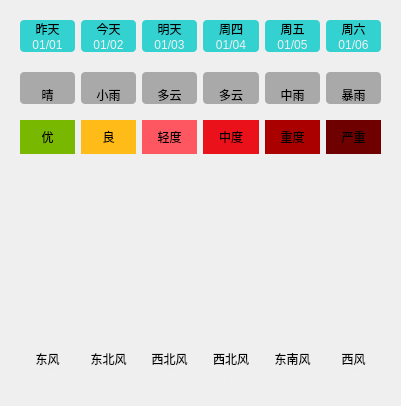
    <widget class="QWidget" name="widget_11" native="true">
     <property name="geometry">
      <rect>
       <x>379</x>
       <y>50</y>
       <width>401</width>
       <height>361</height>
      </rect>
     </property>
     <layout class="QVBoxLayout" name="verticalLayout_4">
      <item>
       <widget class="QWidget" name="widget_5" native="true">
        <property name="styleSheet">
         <string notr="true">QLabel {
	background-color: rgba(0, 200, 200, 200);
	border-radius: 4px;
}</string>
        </property>
        <layout class="QGridLayout" name="gridLayout_2">
         <property name="horizontalSpacing">
          <number>6</number>
         </property>
         <property name="verticalSpacing">
          <number>0</number>
         </property>
         <item row="0" column="0">
          <widget class="QLabel" name="lblWeek0">
           <property name="styleSheet">
            <string notr="true">border-bottom-left-radius: 0px;
border-bottom-right-radius: 0px;</string>
           </property>
           <property name="text">
            <string>昨天</string>
           </property>
           <property name="alignment">
            <set>Qt::AlignCenter</set>
           </property>
          </widget>
         </item>
         <item row="0" column="1">
          <widget class="QLabel" name="lblWeek1">
           <property name="styleSheet">
            <string notr="true">border-bottom-left-radius: 0px;
border-bottom-right-radius: 0px;</string>
           </property>
           <property name="text">
            <string>今天</string>
           </property>
           <property name="alignment">
            <set>Qt::AlignCenter</set>
           </property>
          </widget>
         </item>
         <item row="0" column="2">
          <widget class="QLabel" name="lblWeek2">
           <property name="styleSheet">
            <string notr="true">border-bottom-left-radius: 0px;
border-bottom-right-radius: 0px;</string>
           </property>
           <property name="text">
            <string>明天</string>
           </property>
           <property name="alignment">
            <set>Qt::AlignCenter</set>
           </property>
          </widget>
         </item>
         <item row="0" column="3">
          <widget class="QLabel" name="lblWeek3">
           <property name="styleSheet">
            <string notr="true">border-bottom-left-radius: 0px;
border-bottom-right-radius: 0px;</string>
           </property>
           <property name="text">
            <string>周四</string>
           </property>
           <property name="alignment">
            <set>Qt::AlignCenter</set>
           </property>
          </widget>
         </item>
         <item row="0" column="4">
          <widget class="QLabel" name="lblWeek4">
           <property name="styleSheet">
            <string notr="true">border-bottom-left-radius: 0px;
border-bottom-right-radius: 0px;</string>
           </property>
           <property name="text">
            <string>周五</string>
           </property>
           <property name="alignment">
            <set>Qt::AlignCenter</set>
           </property>
          </widget>
         </item>
         <item row="0" column="5">
          <widget class="QLabel" name="lblWeek5">
           <property name="styleSheet">
            <string notr="true">border-bottom-left-radius: 0px;
border-bottom-right-radius: 0px;</string>
           </property>
           <property name="text">
            <string>周六</string>
           </property>
           <property name="alignment">
            <set>Qt::AlignCenter</set>
           </property>
          </widget>
         </item>
         <item row="1" column="0">
          <widget class="QLabel" name="lblDate0">
           <property name="styleSheet">
            <string notr="true">border-top-left-radius: 0px;
border-top-right-radius: 0px;
color: rgb(240, 240, 240);</string>
           </property>
           <property name="text">
            <string>01/01</string>
           </property>
           <property name="alignment">
            <set>Qt::AlignCenter</set>
           </property>
          </widget>
         </item>
         <item row="1" column="1">
          <widget class="QLabel" name="lblDate1">
           <property name="styleSheet">
            <string notr="true">border-top-left-radius: 0px;
border-top-right-radius: 0px;
color: rgb(240, 240, 240);</string>
           </property>
           <property name="text">
            <string>01/02</string>
           </property>
           <property name="alignment">
            <set>Qt::AlignCenter</set>
           </property>
          </widget>
         </item>
         <item row="1" column="2">
          <widget class="QLabel" name="lblDate2">
           <property name="styleSheet">
            <string notr="true">border-top-left-radius: 0px;
border-top-right-radius: 0px;
color: rgb(240, 240, 240);</string>
           </property>
           <property name="text">
            <string>01/03</string>
           </property>
           <property name="alignment">
            <set>Qt::AlignCenter</set>
           </property>
          </widget>
         </item>
         <item row="1" column="3">
          <widget class="QLabel" name="lblDate3">
           <property name="styleSheet">
            <string notr="true">border-top-left-radius: 0px;
border-top-right-radius: 0px;
color: rgb(240, 240, 240);</string>
           </property>
           <property name="text">
            <string>01/04</string>
           </property>
           <property name="alignment">
            <set>Qt::AlignCenter</set>
           </property>
          </widget>
         </item>
         <item row="1" column="4">
          <widget class="QLabel" name="lblDate4">
           <property name="styleSheet">
            <string notr="true">border-top-left-radius: 0px;
border-top-right-radius: 0px;
color: rgb(240, 240, 240);</string>
           </property>
           <property name="text">
            <string>01/05</string>
           </property>
           <property name="alignment">
            <set>Qt::AlignCenter</set>
           </property>
          </widget>
         </item>
         <item row="1" column="5">
          <widget class="QLabel" name="lblDate5">
           <property name="styleSheet">
            <string notr="true">border-top-left-radius: 0px;
border-top-right-radius: 0px;
color: rgb(240, 240, 240);</string>
           </property>
           <property name="text">
            <string>01/06</string>
           </property>
           <property name="alignment">
            <set>Qt::AlignCenter</set>
           </property>
          </widget>
         </item>
        </layout>
       </widget>
      </item>
      <item>
       <widget class="QWidget" name="widget_6" native="true">
        <property name="styleSheet">
         <string notr="true">QLabel {
	background-color: rgba(60, 60, 60, 100);
	border-radius: 4px;
}</string>
        </property>
        <layout class="QGridLayout" name="gridLayout_3">
         <property name="topMargin">
          <number>5</number>
         </property>
         <property name="bottomMargin">
          <number>5</number>
         </property>
         <property name="verticalSpacing">
          <number>0</number>
         </property>
         <item row="0" column="3">
          <widget class="QLabel" name="lblTypeIcon3">
           <property name="styleSheet">
            <string notr="true">border-bottom-left-radius: 0px;
border-bottom-right-radius: 0px;</string>
           </property>
           <property name="text">
            <string/>
           </property>
           <property name="pixmap">
            <pixmap resource="C:/Users/zmh55/Downloads/12-完成界面布局/main.qrc">:/res/type/DuoYun.png</pixmap>
           </property>
           <property name="alignment">
            <set>Qt::AlignCenter</set>
           </property>
          </widget>
         </item>
         <item row="0" column="0">
          <widget class="QLabel" name="lblTypeIcon0">
           <property name="minimumSize">
            <size>
             <width>0</width>
             <height>0</height>
            </size>
           </property>
           <property name="maximumSize">
            <size>
             <width>1000</width>
             <height>1000</height>
            </size>
           </property>
           <property name="styleSheet">
            <string notr="true">border-bottom-left-radius: 0px;
border-bottom-right-radius: 0px;</string>
           </property>
           <property name="text">
            <string/>
           </property>
           <property name="pixmap">
            <pixmap resource="C:/Users/zmh55/Downloads/12-完成界面布局/main.qrc">:/res/type/Qing.png</pixmap>
           </property>
           <property name="alignment">
            <set>Qt::AlignCenter</set>
           </property>
          </widget>
         </item>
         <item row="0" column="2">
          <widget class="QLabel" name="lblTypeIcon2">
           <property name="styleSheet">
            <string notr="true">border-bottom-left-radius: 0px;
border-bottom-right-radius: 0px;</string>
           </property>
           <property name="text">
            <string/>
           </property>
           <property name="pixmap">
            <pixmap resource="C:/Users/zmh55/Downloads/12-完成界面布局/main.qrc">:/res/type/DuoYun.png</pixmap>
           </property>
           <property name="alignment">
            <set>Qt::AlignCenter</set>
           </property>
          </widget>
         </item>
         <item row="1" column="0">
          <widget class="QLabel" name="lblType0">
           <property name="styleSheet">
            <string notr="true">border-top-left-radius: 0px;
border-top-right-radius: 0px;</string>
           </property>
           <property name="text">
            <string>晴</string>
           </property>
           <property name="alignment">
            <set>Qt::AlignCenter</set>
           </property>
          </widget>
         </item>
         <item row="1" column="3">
          <widget class="QLabel" name="lblType3">
           <property name="styleSheet">
            <string notr="true">border-top-left-radius: 0px;
border-top-right-radius: 0px;</string>
           </property>
           <property name="text">
            <string>多云</string>
           </property>
           <property name="alignment">
            <set>Qt::AlignCenter</set>
           </property>
          </widget>
         </item>
         <item row="0" column="5">
          <widget class="QLabel" name="lblTypeIcon5">
           <property name="styleSheet">
            <string notr="true">border-bottom-left-radius: 0px;
border-bottom-right-radius: 0px;</string>
           </property>
           <property name="text">
            <string/>
           </property>
           <property name="pixmap">
            <pixmap resource="C:/Users/zmh55/Downloads/12-完成界面布局/main.qrc">:/res/type/BaoYu.png</pixmap>
           </property>
           <property name="alignment">
            <set>Qt::AlignCenter</set>
           </property>
          </widget>
         </item>
         <item row="1" column="5">
          <widget class="QLabel" name="lblType5">
           <property name="styleSheet">
            <string notr="true">border-top-left-radius: 0px;
border-top-right-radius: 0px;</string>
           </property>
           <property name="text">
            <string>暴雨</string>
           </property>
           <property name="alignment">
            <set>Qt::AlignCenter</set>
           </property>
          </widget>
         </item>
         <item row="1" column="4">
          <widget class="QLabel" name="lblType4">
           <property name="styleSheet">
            <string notr="true">border-top-left-radius: 0px;
border-top-right-radius: 0px;</string>
           </property>
           <property name="text">
            <string>中雨</string>
           </property>
           <property name="alignment">
            <set>Qt::AlignCenter</set>
           </property>
          </widget>
         </item>
         <item row="0" column="1">
          <widget class="QLabel" name="lblTypeIcon1">
           <property name="styleSheet">
            <string notr="true">border-bottom-left-radius: 0px;
border-bottom-right-radius: 0px;</string>
           </property>
           <property name="text">
            <string/>
           </property>
           <property name="pixmap">
            <pixmap resource="C:/Users/zmh55/Downloads/12-完成界面布局/main.qrc">:/res/type/XiaoYu.png</pixmap>
           </property>
           <property name="alignment">
            <set>Qt::AlignCenter</set>
           </property>
          </widget>
         </item>
         <item row="1" column="2">
          <widget class="QLabel" name="lblType2">
           <property name="styleSheet">
            <string notr="true">border-top-left-radius: 0px;
border-top-right-radius: 0px;</string>
           </property>
           <property name="text">
            <string>多云</string>
           </property>
           <property name="alignment">
            <set>Qt::AlignCenter</set>
           </property>
          </widget>
         </item>
         <item row="0" column="4">
          <widget class="QLabel" name="lblTypeIcon4">
           <property name="styleSheet">
            <string notr="true">border-bottom-left-radius: 0px;
border-bottom-right-radius: 0px;</string>
           </property>
           <property name="text">
            <string/>
           </property>
           <property name="pixmap">
            <pixmap resource="C:/Users/zmh55/Downloads/12-完成界面布局/main.qrc">:/res/type/ZhongYu.png</pixmap>
           </property>
           <property name="alignment">
            <set>Qt::AlignCenter</set>
           </property>
          </widget>
         </item>
         <item row="1" column="1">
          <widget class="QLabel" name="lblType1">
           <property name="styleSheet">
            <string notr="true">border-top-left-radius: 0px;
border-top-right-radius: 0px;</string>
           </property>
           <property name="text">
            <string>小雨</string>
           </property>
           <property name="alignment">
            <set>Qt::AlignCenter</set>
           </property>
          </widget>
         </item>
        </layout>
       </widget>
      </item>
      <item>
       <widget class="QWidget" name="widget_9" native="true">
        <layout class="QHBoxLayout" name="horizontalLayout_11">
         <property name="topMargin">
          <number>5</number>
         </property>
         <property name="bottomMargin">
          <number>5</number>
         </property>
         <item>
          <widget class="QLabel" name="lblQuality0">
           <property name="styleSheet">
            <string notr="true">background-color: rgb(121, 184, 0);
padding:8px;</string>
           </property>
           <property name="text">
            <string>优</string>
           </property>
           <property name="alignment">
            <set>Qt::AlignCenter</set>
           </property>
          </widget>
         </item>
         <item>
          <widget class="QLabel" name="lblQuality1">
           <property name="styleSheet">
            <string notr="true">background-color: rgb(255, 187, 23);</string>
           </property>
           <property name="text">
            <string>良</string>
           </property>
           <property name="alignment">
            <set>Qt::AlignCenter</set>
           </property>
          </widget>
         </item>
         <item>
          <widget class="QLabel" name="lblQuality2">
           <property name="styleSheet">
            <string notr="true">background-color: rgb(255, 87, 97);</string>
           </property>
           <property name="text">
            <string>轻度</string>
           </property>
           <property name="alignment">
            <set>Qt::AlignCenter</set>
           </property>
          </widget>
         </item>
         <item>
          <widget class="QLabel" name="lblQuality3">
           <property name="styleSheet">
            <string notr="true">background-color: rgb(235, 17, 27);</string>
           </property>
           <property name="text">
            <string>中度</string>
           </property>
           <property name="alignment">
            <set>Qt::AlignCenter</set>
           </property>
          </widget>
         </item>
         <item>
          <widget class="QLabel" name="lblQuality4">
           <property name="styleSheet">
            <string notr="true">background-color: rgb(170, 0, 0);</string>
           </property>
           <property name="text">
            <string>重度</string>
           </property>
           <property name="alignment">
            <set>Qt::AlignCenter</set>
           </property>
          </widget>
         </item>
         <item>
          <widget class="QLabel" name="lblQuality5">
           <property name="styleSheet">
            <string notr="true">background-color: rgb(110, 0, 0);</string>
           </property>
           <property name="text">
            <string>严重</string>
           </property>
           <property name="alignment">
            <set>Qt::AlignCenter</set>
           </property>
          </widget>
         </item>
        </layout>
       </widget>
      </item>
      <item>
       <widget class="QWidget" name="widget_7" native="true">
        <layout class="QVBoxLayout" name="verticalLayout_9">
         <property name="spacing">
          <number>0</number>
         </property>
         <property name="topMargin">
          <number>5</number>
         </property>
         <property name="bottomMargin">
          <number>5</number>
         </property>
         <item>
          <widget class="QLabel" name="lblHighCurve">
           <property name="minimumSize">
            <size>
             <width>0</width>
             <height>80</height>
            </size>
           </property>
           <property name="maximumSize">
            <size>
             <width>10000</width>
             <height>10000</height>
            </size>
           </property>
           <property name="styleSheet">
            <string notr="true">border-bottom-left-radius: 0px;
border-bottom-right-radius: 0px;</string>
           </property>
           <property name="text">
            <string/>
           </property>
           <property name="alignment">
            <set>Qt::AlignCenter</set>
           </property>
          </widget>
         </item>
         <item>
          <widget class="QLabel" name="lblLowCurve">
           <property name="minimumSize">
            <size>
             <width>0</width>
             <height>80</height>
            </size>
           </property>
           <property name="maximumSize">
            <size>
             <width>10000</width>
             <height>10000</height>
            </size>
           </property>
           <property name="styleSheet">
            <string notr="true">border-top-left-radius: 0px;
border-top-right-radius: 0px;</string>
           </property>
           <property name="text">
            <string/>
           </property>
           <property name="alignment">
            <set>Qt::AlignCenter</set>
           </property>
          </widget>
         </item>
        </layout>
       </widget>
      </item>
      <item>
       <widget class="QWidget" name="widget_8" native="true">
        <layout class="QGridLayout" name="gridLayout_4">
         <property name="verticalSpacing">
          <number>0</number>
         </property>
         <item row="0" column="0">
          <widget class="QLabel" name="lblFx0">
           <property name="styleSheet">
            <string notr="true">border-bottom-left-radius: 0px;
border-bottom-right-radius: 0px;</string>
           </property>
           <property name="text">
            <string>东风</string>
           </property>
           <property name="alignment">
            <set>Qt::AlignCenter</set>
           </property>
          </widget>
         </item>
         <item row="0" column="1">
          <widget class="QLabel" name="lblFx1">
           <property name="styleSheet">
            <string notr="true">border-bottom-left-radius: 0px;
border-bottom-right-radius: 0px;</string>
           </property>
           <property name="text">
            <string>东北风</string>
           </property>
           <property name="alignment">
            <set>Qt::AlignCenter</set>
           </property>
          </widget>
         </item>
         <item row="0" column="2">
          <widget class="QLabel" name="lblFx2">
           <property name="styleSheet">
            <string notr="true">border-bottom-left-radius: 0px;
border-bottom-right-radius: 0px;</string>
           </property>
           <property name="text">
            <string>西北风</string>
           </property>
           <property name="alignment">
            <set>Qt::AlignCenter</set>
           </property>
          </widget>
         </item>
         <item row="0" column="3">
          <widget class="QLabel" name="lblFx3">
           <property name="styleSheet">
            <string notr="true">border-bottom-left-radius: 0px;
border-bottom-right-radius: 0px;</string>
           </property>
           <property name="text">
            <string>西北风</string>
           </property>
           <property name="alignment">
            <set>Qt::AlignCenter</set>
           </property>
          </widget>
         </item>
         <item row="0" column="4">
          <widget class="QLabel" name="lblFx4">
           <property name="styleSheet">
            <string notr="true">border-bottom-left-radius: 0px;
border-bottom-right-radius: 0px;</string>
           </property>
           <property name="text">
            <string>东南风</string>
           </property>
           <property name="alignment">
            <set>Qt::AlignCenter</set>
           </property>
          </widget>
         </item>
         <item row="0" column="5">
          <widget class="QLabel" name="lblFx5">
           <property name="styleSheet">
            <string notr="true">border-bottom-left-radius: 0px;
border-bottom-right-radius: 0px;</string>
           </property>
           <property name="text">
            <string>西风</string>
           </property>
           <property name="alignment">
            <set>Qt::AlignCenter</set>
           </property>
          </widget>
         </item>
         <item row="1" column="0">
          <widget class="QLabel" name="lblFl0">
           <property name="styleSheet">
            <string notr="true">border-top-left-radius: 0px;
border-top-right-radius: 0px;
color: rgb(240, 240, 240);</string>
           </property>
           <property name="text">
            <string>2级</string>
           </property>
           <property name="alignment">
            <set>Qt::AlignCenter</set>
           </property>
          </widget>
         </item>
         <item row="1" column="1">
          <widget class="QLabel" name="lblFl1">
           <property name="styleSheet">
            <string notr="true">border-top-left-radius: 0px;
border-top-right-radius: 0px;
color: rgb(240, 240, 240);</string>
           </property>
           <property name="text">
            <string>3级</string>
           </property>
           <property name="alignment">
            <set>Qt::AlignCenter</set>
           </property>
          </widget>
         </item>
         <item row="1" column="2">
          <widget class="QLabel" name="lblFl2">
           <property name="styleSheet">
            <string notr="true">border-top-left-radius: 0px;
border-top-right-radius: 0px;
color: rgb(240, 240, 240);</string>
           </property>
           <property name="text">
            <string>2级</string>
           </property>
           <property name="alignment">
            <set>Qt::AlignCenter</set>
           </property>
          </widget>
         </item>
         <item row="1" column="3">
          <widget class="QLabel" name="lblFl3">
           <property name="styleSheet">
            <string notr="true">border-top-left-radius: 0px;
border-top-right-radius: 0px;
color: rgb(240, 240, 240);</string>
           </property>
           <property name="text">
            <string>1级</string>
           </property>
           <property name="alignment">
            <set>Qt::AlignCenter</set>
           </property>
          </widget>
         </item>
         <item row="1" column="4">
          <widget class="QLabel" name="lblFl4">
           <property name="styleSheet">
            <string notr="true">border-top-left-radius: 0px;
border-top-right-radius: 0px;
color: rgb(240, 240, 240);</string>
           </property>
           <property name="text">
            <string>2级</string>
           </property>
           <property name="alignment">
            <set>Qt::AlignCenter</set>
           </property>
          </widget>
         </item>
         <item row="1" column="5">
          <widget class="QLabel" name="lblFl5">
           <property name="styleSheet">
            <string notr="true">border-top-left-radius: 0px;
border-top-right-radius: 0px;
color: rgb(240, 240, 240);</string>
           </property>
           <property name="text">
            <string>2级</string>
           </property>
           <property name="alignment">
            <set>Qt::AlignCenter</set>
           </property>
          </widget>
         </item>
        </layout>
       </widget>
      </item>
     </layout>
    </widget>
